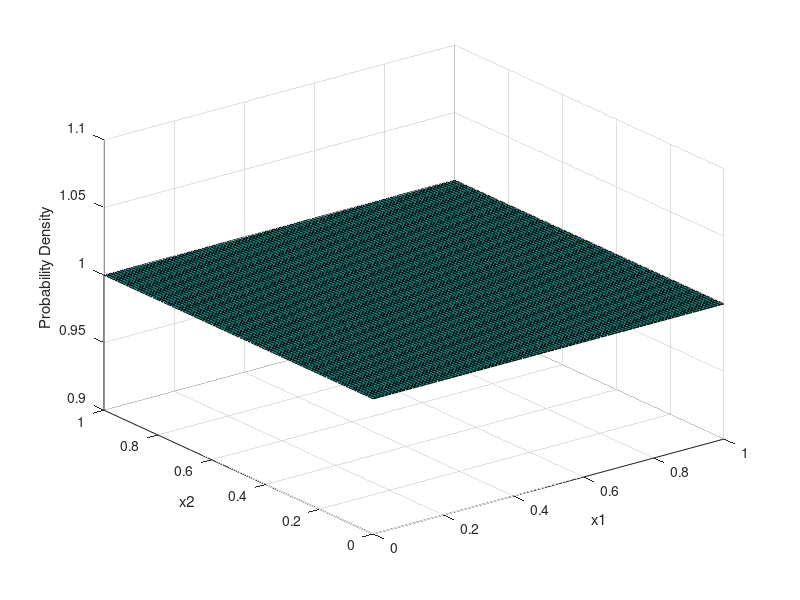
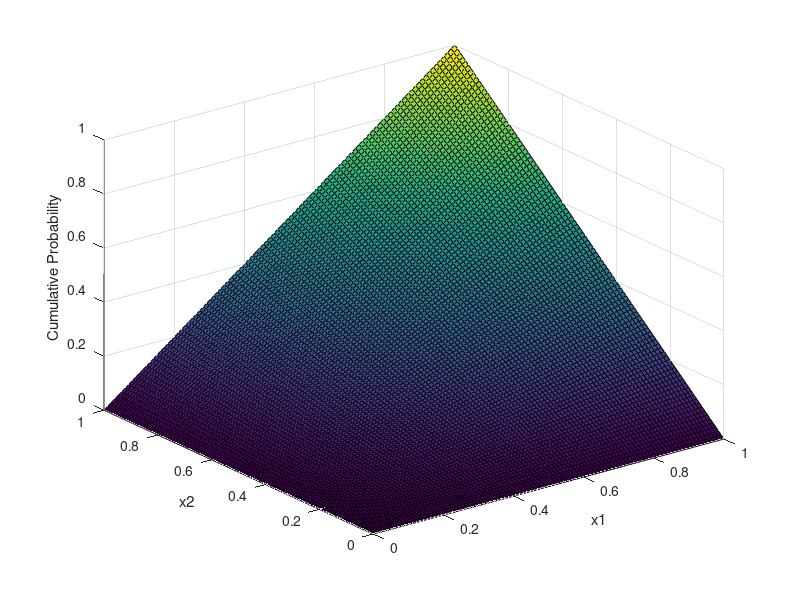

These figures' MATLAB source, in order:
pkg load statistics;

N = 100;

x1 = linspace(0,1,N);
x2 = linspace(0,1,N);

% joint pdf
y = zeros(N,N);

for i = 1:length(x1)
  for j = 1:length(x2)
    y(i,j) = 1;
  end
end

% plot the joint pdf, Fxy =1
h = surf(x1,x2,y)
xlabel('x1')
ylabel('x2')
zlabel('Probability Density')

waitfor(h,"timeout",5)


% joint cdf, Fxy = xy
Y= zeros(N,N);

for i = 1:length(x1)
  for j = 1:length(x2)
    Y(i,j) = x1(i)*x2(j);
  end
end

figure
% plot the joint pdf
h = surf(x1,x2,Y)
xlabel('x1')
ylabel('x2')
zlabel('Cumulative Probability')
waitfor(h,"timeout",10)